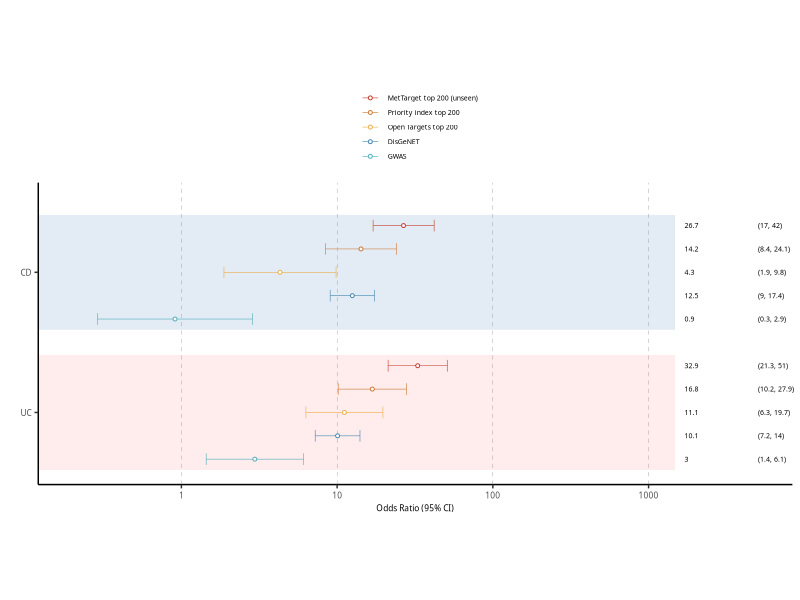

Generate this figure with R:
#!/usr/bin/env Rscript

options(echo = TRUE)
Sys.time()

#' ----------
#'
#' # Load R packages

library(tidyr, "1.3.1")
library(ggplot2, "4.0.0")

#' ----------
#'
#' # Input data

# UC

df <- c(32.909, 16.821, 11.139, 10.068, 2.962, 
        21.253, 10.159, 6.305, 7.231, 1.443, 
        50.958, 27.854, 19.681, 14.020, 6.083)

dim(df) <- c(5, 3)

df

colnames(df) <- c('OR', 'Lower', 'Upper')
rownames(df) <- c('MetTarget top 200 (unseen)', 'Priority index top 200', 'Open Targets top 200', 'DisGeNET', 'GWAS')
df <- cbind.data.frame('method' = rownames(df), df)

df_long <- gather(df, condition, measurement, OR:Upper, factor_key=TRUE)
df_long

UC_df_long <- df

# CD

df <- c(26.7, 14.238, 4.297, 12.521, 0.910, 
        17.020, 8.413, 1.876, 9.023, 0.289, 
        41.981, 24.095, 9.844, 17.376, 2.864)

dim(df) <- c(5, 3)

df

colnames(df) <- c('OR', 'Lower', 'Upper')
rownames(df) <- c('MetTarget top 200 (unseen)', 'Priority index top 200', 'Open Targets top 200', 'DisGeNET', 'GWAS')
df <- cbind.data.frame('method' = rownames(df), df)

library(tidyr)

df_long <- gather(df, condition, measurement, OR:Upper, factor_key=TRUE)
df_long

CD_df_long <- df

# combine

comb_df_long <- rbind.data.frame(data.frame('disease' = 'CD', CD_df_long),
                                 data.frame('disease' = 'UC', UC_df_long))

comb_df_long[, 'group'] <- paste0(comb_df_long[, 'method'], ' ', comb_df_long[, 'disease'])
# comb_df_long[, 'rank'] <- c(6, 5, 4, 2, 1, 0)
comb_df_long[, 'rank'] <- c(10, 9, 8, 7, 6, 4, 3, 2, 1, 0)
comb_df_long[, 'CI'] <- paste0('(', round(comb_df_long[, 'Lower'], digits = 1), ', ', round(comb_df_long[, 'Upper'], digits = 1), ')   ')

comb_df_long <- rbind.data.frame(comb_df_long, 
                                 data.frame('rank' = 11, 'OR' = NA, 'Lower' = 0.2, 'Upper' = NA, 
                                            'disease' = NA, 'method' = NA, 'group' = NA, 'CI' = NA))

p <- ggplot(comb_df_long, aes(x = OR, y = rank, color = method, label = method)) + 
  geom_rect(aes(xmin = 0, xmax = 1500, ymin = -0.5, ymax = 4.5), fill = "pink", alpha = 0.03, color = "white") +
  geom_rect(aes(xmin = 0, xmax = 1500, ymin = 5.5, ymax = 10.5), fill = "#A6CEE4", alpha = 0.03, color = "white") +
  geom_vline(aes(xintercept = 0), size = 0.1, linetype = "dashed", color = '#717172') + 
  geom_vline(aes(xintercept = 1), size = 0.1, linetype = "dashed", color = '#717172') + 
  geom_vline(aes(xintercept = 10), size = 0.1, linetype = "dashed", color = '#717172') + 
  geom_vline(aes(xintercept = 100), size = 0.1, linetype = "dashed", color = '#717172') +
  geom_vline(aes(xintercept = 1000), size = 0.1, linetype = "dashed", color = '#717172') +
  geom_errorbarh(aes(xmax = Upper, xmin = Lower), height = 0.5, width = 0.05, size = 0.2, alpha = 1) +
  geom_point(size = 1, shape=21, fill="white") +
  xlim(0, 1500) +
  coord_fixed(clip = 'off', ratio = 0.15) + 
  scale_x_continuous(trans='log10') +
  scale_color_manual(values = c('#C63A29', '#CB7631', '#EBAE44', '#4185B0', '#4EACB9'), 
                     breaks = c('MetTarget top 200 (unseen)', 'Priority index top 200', 'Open Targets top 200', 'DisGeNET', 'GWAS')) +
  annotate("text", x = 1700, 
           y=comb_df_long$rank, 
           label = round(comb_df_long$OR, 1), 
           size = 5/.pt, family='Sans', hjust = 0) +
  annotate("text", x = 5050, 
           y=comb_df_long$rank, 
           label = comb_df_long$CI, 
           size = 5/.pt, family='Sans', hjust = 0) +
  scale_y_continuous(breaks = c(2, 8), labels=c('UC', 'CD')) +
  theme_classic() +
  xlab('Odds Ratio (95% CI)') +
  ylab('') +
  labs(col='') +
  theme(axis.text.x = element_text(size=6, family='Sans'),
        axis.text.y = element_text(size=6, family='Sans'),
        axis.title.y = element_text(size=6, family='Sans'), 
        axis.title.x = element_text(size=6, family='Sans'), 
        plot.title = element_text(size=6, family='Sans'),
        panel.ontop = element_blank(),
        panel.background = element_blank(),
        strip.background =element_rect(fill=NA, colour=NA),
        strip.text = element_text(size=6, family='Sans'),
        legend.title = element_text(size=6, family='Sans'),
        legend.text = element_text(size=5, family='Sans'), 
        legend.key.height = unit(0.05, 'cm'), 
        legend.key.width = unit(0.5, 'cm'),
        legend.position = 'top',
        legend.box = 'vertical') +
  guides(color = guide_legend(nrow = 5))

png(filename=paste0('Figure2D.png'),
    width=1200, height=700, units='px', res=300)
print(p)
dev.off()

#' ----------
#'
#' # Done.
